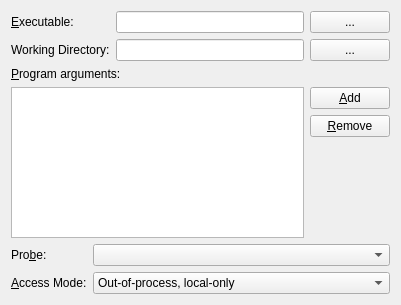
<?xml version="1.0" encoding="UTF-8"?>
<ui version="4.0">
 <class>GammaRay::LaunchPage</class>
 <widget class="QWidget" name="GammaRay::LaunchPage">
  <property name="geometry">
   <rect>
    <x>0</x>
    <y>0</y>
    <width>401</width>
    <height>305</height>
   </rect>
  </property>
  <layout class="QVBoxLayout" name="verticalLayout">
   <item>
    <layout class="QGridLayout" name="gridLayout_2">
     <item row="0" column="1">
      <widget class="QLineEdit" name="progEdit"/>
     </item>
     <item row="0" column="0">
      <widget class="QLabel" name="label">
       <property name="text">
        <string>&amp;Executable:</string>
       </property>
       <property name="buddy">
        <cstring>progEdit</cstring>
       </property>
      </widget>
     </item>
     <item row="0" column="2">
      <widget class="QPushButton" name="progSelectButton">
       <property name="text">
        <string>...</string>
       </property>
      </widget>
     </item>
     <item row="1" column="0">
      <widget class="QLabel" name="label_5">
       <property name="text">
        <string>Working Directory:</string>
       </property>
      </widget>
     </item>
     <item row="1" column="1">
      <widget class="QLineEdit" name="workDirEdit"/>
     </item>
     <item row="1" column="2">
      <widget class="QPushButton" name="workDirSelectButton">
       <property name="text">
        <string>...</string>
       </property>
      </widget>
     </item>
    </layout>
   </item>
   <item>
    <widget class="QLabel" name="label_2">
     <property name="text">
      <string>&amp;Program arguments:</string>
     </property>
     <property name="buddy">
      <cstring>argsBox</cstring>
     </property>
    </widget>
   </item>
   <item>
    <layout class="QGridLayout" name="gridLayout">
     <item row="0" column="0" rowspan="3">
      <widget class="QListView" name="argsBox"/>
     </item>
     <item row="0" column="1">
      <widget class="QPushButton" name="addArgButton">
       <property name="text">
        <string>&amp;Add</string>
       </property>
      </widget>
     </item>
     <item row="1" column="1">
      <widget class="QPushButton" name="removeArgButton">
       <property name="text">
        <string>&amp;Remove</string>
       </property>
      </widget>
     </item>
     <item row="2" column="1">
      <spacer name="verticalSpacer">
       <property name="orientation">
        <enum>Qt::Vertical</enum>
       </property>
       <property name="sizeHint" stdset="0">
        <size>
         <width>20</width>
         <height>170</height>
        </size>
       </property>
      </spacer>
     </item>
    </layout>
   </item>
   <item>
    <layout class="QFormLayout" name="formLayout">
     <item row="0" column="0">
      <widget class="QLabel" name="label_4">
       <property name="text">
        <string>Pro&amp;be:</string>
       </property>
       <property name="buddy">
        <cstring>probeBox</cstring>
       </property>
      </widget>
     </item>
     <item row="0" column="1">
      <widget class="QComboBox" name="probeBox"/>
     </item>
     <item row="1" column="0">
      <widget class="QLabel" name="label_3">
       <property name="sizePolicy">
        <sizepolicy hsizetype="Preferred" vsizetype="Preferred">
         <horstretch>0</horstretch>
         <verstretch>0</verstretch>
        </sizepolicy>
       </property>
       <property name="text">
        <string>&amp;Access Mode:</string>
       </property>
       <property name="buddy">
        <cstring>accessMode</cstring>
       </property>
      </widget>
     </item>
     <item row="1" column="1">
      <widget class="QComboBox" name="accessMode">
       <property name="currentIndex">
        <number>0</number>
       </property>
       <item>
        <property name="text">
         <string>Out-of-process, local-only</string>
        </property>
       </item>
       <item>
        <property name="text">
         <string>Out-of-process, remote debugging enabled</string>
        </property>
       </item>
       <item>
        <property name="text">
         <string>In-process</string>
        </property>
       </item>
      </widget>
     </item>
    </layout>
   </item>
  </layout>
 </widget>
 <resources/>
 <connections/>
</ui>
